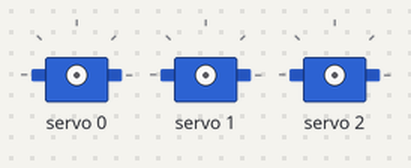
Bench run of a sketch on a simulated Arduino Uno, built with avr-gcc and run on an emulated ATmega328P. Parts: 3 × servo.

Above: at 0.05 s.
At 0.4 s:
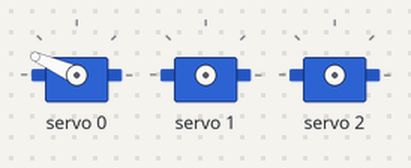
At 1.2 s:
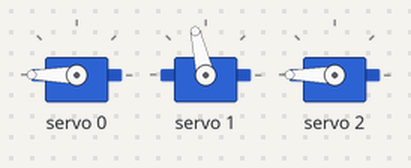
At 2.0 s:
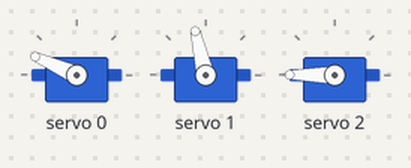
At 2.75 s:
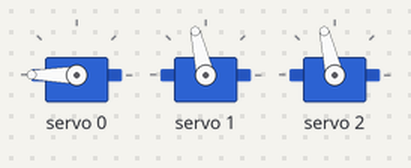
At 4.3 s:
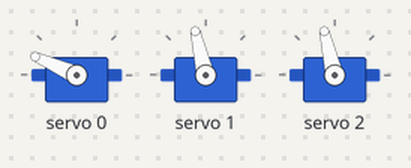
Timing chart, 0 to 5.6 s (numbered marks = the images above):
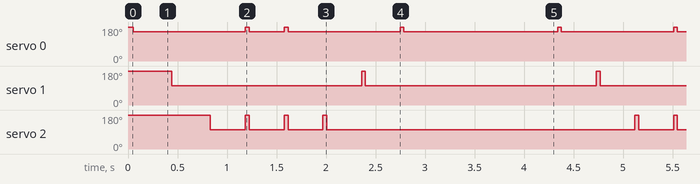

The sketch:

ThreeSolenoidBenchTest.ino
```cpp
/*
  ThreeSolenoidBenchTest

  Early hardware demo for C/D/E solenoids. This sketch does not use Python or
  MIDI; it loops through simple single notes and C+E chords to prove that
  multiple PCA9685 channels can be actuated with different strike strengths.
*/

#include <Arduino.h>
#include <Wire.h>
#include <Adafruit_PWMServoDriver.h>

static const uint8_t BENCH_PCA9685_I2C_ADDRESS = 0x40;
static const uint16_t BENCH_PCA9685_PWM_FREQUENCY_HZ = 250;

static const uint8_t CHANNEL_C = 0;  // 25N solenoid
static const uint8_t CHANNEL_D = 1;  // 5N solenoid
static const uint8_t CHANNEL_E = 2;  // 5N solenoid

static const uint16_t STRIKE_MS = 38;
static const uint16_t HOLD_MS = 130;
static const uint16_t RELEASE_MS = 220;

static const uint16_t C_SOFT = 3100;
static const uint16_t C_MEDIUM = 3600;
static const uint16_t C_HARD = 4095;
static const uint16_t C_HOLD = 2200;

static const uint16_t DE_SOFT = 2300;
static const uint16_t DE_MEDIUM = 2900;
static const uint16_t DE_HARD = 3500;
static const uint16_t DE_HOLD = 1650;

Adafruit_PWMServoDriver pwm = Adafruit_PWMServoDriver(BENCH_PCA9685_I2C_ADDRESS);

void setChannelPwm(uint8_t channel, uint16_t pwmValue) {
  pwm.setPWM(channel, 0, pwmValue);
}

void allOff() {
  setChannelPwm(CHANNEL_C, 0);
  setChannelPwm(CHANNEL_D, 0);
  setChannelPwm(CHANNEL_E, 0);
}

void playSingle(uint8_t channel, uint16_t strikePwm, uint16_t holdPwm) {
  setChannelPwm(channel, strikePwm);
  delay(STRIKE_MS);
  setChannelPwm(channel, holdPwm);
  delay(HOLD_MS);
  setChannelPwm(channel, 0);
  delay(RELEASE_MS);
}

void playChordCE(uint16_t cStrike, uint16_t eStrike, uint16_t cHold, uint16_t eHold) {
  // Starting both channels before the delay makes the C and E strikes happen as
  // close together as possible for a simple Arduino loop demo.
  setChannelPwm(CHANNEL_C, cStrike);
  setChannelPwm(CHANNEL_E, eStrike);
  delay(STRIKE_MS);
  setChannelPwm(CHANNEL_C, cHold);
  setChannelPwm(CHANNEL_E, eHold);
  delay(HOLD_MS);
  setChannelPwm(CHANNEL_C, 0);
  setChannelPwm(CHANNEL_E, 0);
  delay(RELEASE_MS);
}

void setup() {
  Wire.begin();
  pwm.begin();
  pwm.setPWMFreq(BENCH_PCA9685_PWM_FREQUENCY_HZ);
  delay(10);
  allOff();
}

void loop() {
  playSingle(CHANNEL_C, C_SOFT, C_HOLD);
  playSingle(CHANNEL_D, DE_MEDIUM, DE_HOLD);
  playSingle(CHANNEL_E, DE_HARD, DE_HOLD);

  playChordCE(C_MEDIUM, DE_MEDIUM, C_HOLD, DE_HOLD);
  playChordCE(C_HARD, DE_HARD, C_HOLD, DE_HOLD);

  playSingle(CHANNEL_E, DE_MEDIUM, DE_HOLD);
  playSingle(CHANNEL_D, DE_MEDIUM, DE_HOLD);
  playSingle(CHANNEL_C, C_MEDIUM, C_HOLD);

  delay(1200);
}
```

Measured:
- by itself, servo 0: repeats every 4.3 s: 180° 0.04 s, 156° 0.35 s, 180° 0.04 s, 156° 1.1 s, 180° 0.04 s, 156° 1.6 s, 180° 0.04 s, 156° 1.1 s
- by itself, servo 1: repeats every 4.3 s: 180° 0.04 s, 103° 2.3 s, 180° 0.04 s, 103° 1.9 s
- by itself, servo 2: repeats every 4.3 s: 2 × (180° 0.04 s, 103° 0.35 s), 180° 0.04 s, 103° 3.1 s, 180° 0.04 s, 103° 0.35 s
